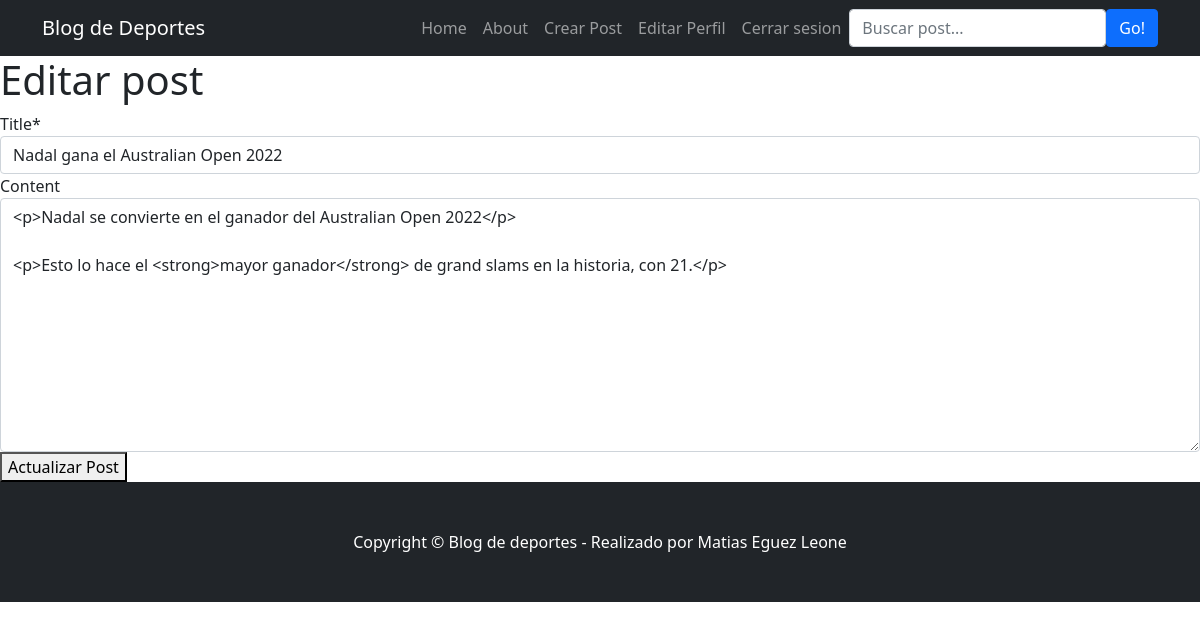
The page /blog/nadal-gana-el-australian-open-2022/editar (signed in) on the database its author committed.
### blog/models.py (models this page shows, shortened)
class Post(models.Model):
    title = models.CharField(max_length=100)
    content = RichTextField(blank = True, null = True)
    slug = models.SlugField(max_length=200, null = True, unique=True)
    thumbnail = models.ImageField(null = True, blank=True, upload_to = "images/")
    created_date = models.DateTimeField(auto_now_add=True)
    updated_date = models.DateTimeField(auto_now=True)

### blog/views.py (the view)
# urls.py: path('<slug:slug>/editar', updatePost.as_view(), name = 'editarPost'),
class updatePost(UpdateView):
    model = Post
    template_name = 'editarPost.html'
    fields = ['title', 'content']

### blog/templates/blog/editarPost.html (shortened to what this page needs)
{% extends 'blog/base.html' %}
{% load static %}
{% load crispy_forms_tags %}
{% block navbar %}
<nav class="navbar navbar-expand-lg navbar-dark bg-dark">
    <div class="container">
        <a class="navbar-brand" href="#!">Blog de Deportes</a>
                <div class="collapse navbar-collapse" id="navbarSupportedContent">
                    <ul class="navbar-nav ms-auto mb-2 mb-lg-0">
                        <li class="nav-item"><a class="nav-link" href="{% url 'inicio' %}">Home</a></li>
                        <li class="nav-item"><a class="nav-link" href="{% url 'about' %}">About</a></li>
                        {% if user.is_authenticated %}
                        <li class="nav-item"><a class="nav-link" href="{% url 'creapost' %}">Crear Post</a></li>
                        <li class="nav-item"><a class="nav-link" href="{% url 'edit_profile' %}">Editar Perfil</a></li>
                        <li class="nav-item"><a class="nav-link" href="{% url 'logout' %}">Cerrar sesion</a></li>
                        {% else %}
                        <li class="nav-item"><a class="nav-link" href="{% url 'register' %}">Registrarse</a></li>
                        <li class="nav-item"><a class="nav-link" href="{% url 'login' %}">Iniciar sesion</a></li>
                        {% endif %}
                    </ul>
                    <form class="d-flex" method="POST" action="{% url 'resultadoBusqueda' %}">
                                    <input class="form-control" type="text" placeholder="Buscar post..." aria-label="Buscar post..." aria-describedby="button-search" name="searched" />
                                    <button class="btn btn-primary" id="button-search" type="submit">Go!</button>
                    </form>
                </div>
    </div>
</nav>
{% endblock navbar %}
{% block crearpost %}
{% if user.is_authenticated %}
    <h1>Editar post</h1>
    <div class = "form-group">
        <form action="" method='POST'>{% csrf_token %}
            <form method="post" enctype="multipart/form-data">
                    {{form|crispy}}
                    <button type="submit">Actualizar Post</button>
                </form>
    </div>
{% else %}
    <h3>Tenes que iniciar sesion para poder editar un post!</h3>
{% endif %}
{%endblock crearpost %}

### rows shown on the page
Post: title "Nadal gana el Australian Open 2022", content "<p>Nadal se convierte en el ganador del Australian Open 2022</p> <p>Esto lo hace el <strong>mayor ganador</strong> de grand slams en la historia, con 21.</p>"
